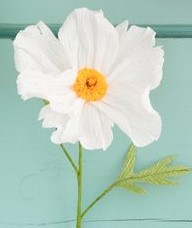
#> input picture flower.jpg, 192 x 228 px
$ python -i pysift.py   (imports and definitions only)
#> lines starting #> are read from the running program, lines starting #| are printed output that depends on the picture
#> further down, picture is the input picture: shape (228, 192, 3); mean B, G, R 193.1, 205.8, 184
from numpy import all, any, array, arctan2, cos, sin, exp, dot, log, logical_and, roll, sqrt, stack, trace, \
    unravel_index, pi, deg2rad, rad2deg, where, zeros, floor, full, nan, isnan, round, float32
from numpy.linalg import det, lstsq, norm
from cv2 import resize, GaussianBlur, subtract, KeyPoint, INTER_LINEAR, INTER_NEAREST
from functools import cmp_to_key
import logging

logger = logging.getLogger(__name__)
float_tolerance = 1e-7


def computeKeypointsAndDescriptors(image, sigma=1.6, num_intervals=3, assumed_blur=0.5, image_border_width=5):
#> called with sigma = 1.6, num_intervals = 3, assumed_blur = 0.5, image_border_width = 5
    image = image.astype('float32')
    base_image = generateBaseImage(image, sigma, assumed_blur)
    num_octaves = computeNumberOfOctaves(base_image.shape)
    gaussian_kernels = generateGaussianKernels(sigma, num_intervals)
    gaussian_images = generateGaussianImages(base_image, num_octaves, gaussian_kernels)
    dog_images = generateDoGImages(gaussian_images)
    keypoints = findScaleSpaceExtrema(gaussian_images, dog_images, num_intervals, sigma, image_border_width)
    keypoints = removeDuplicateKeypoints(keypoints)
    keypoints = convertKeypointsToInputImageSize(keypoints)
    descriptors = generateDescriptors(keypoints, gaussian_images)
    return keypoints, descriptors


def generateBaseImage(image, sigma, assumed_blur):
    # Generate base image from input image by upsampling by 2 in both directions and blurring

#> called with sigma = 1.6, assumed_blur = 0.5
    logger.debug('Generating base image...')
    image = resize(image, (0, 0), fx=2, fy=2, interpolation=INTER_LINEAR)
#> image: shape (456, 384, 3) float32
    sigma_diff = sqrt(max((sigma ** 2) - ((2 * assumed_blur) ** 2), 0.01))
    return GaussianBlur(image, (0, 0), sigmaX=sigma_diff,
                        sigmaY=sigma_diff)  # the image blur is now sigma instead of assumed_blur sigma function is used for DoG


def computeNumberOfOctaves(image_shape):
    # Compute number of octaves in image pyramid as function of base image shape (OpenCV default)

    return int(round(log(min(image_shape)) / log(2) - 1))


def generateGaussianKernels(sigma, num_intervals):
    # Generate list of gaussian kernels at which to blur the input image. Default values of sigma, intervals, and octaves follow section 3 of Lowe's paper.

#> called with sigma = 1.6, num_intervals = 3
    logger.debug('Generating scales...')
    num_images_per_octave = num_intervals + 3
    k = 2 ** (1. / num_intervals)
    gaussian_kernels = zeros(
        num_images_per_octave)  # scale of gaussian blur necessary to go from one blur scale to the next within an octave
    gaussian_kernels[0] = sigma

    for image_index in range(1, num_images_per_octave):
        sigma_previous = (k ** (image_index - 1)) * sigma
        sigma_total = k * sigma_previous
        gaussian_kernels[image_index] = sqrt(sigma_total ** 2 - sigma_previous ** 2)
    return gaussian_kernels


def generateGaussianImages(image, num_octaves, gaussian_kernels):
    # Generate scale-space pyramid of Gaussian images

#> called with num_octaves = 1, gaussian_kernels = array of shape (6,)
    logger.debug('Generating Gaussian images...')
    gaussian_images = []

    for octave_index in range(num_octaves):
        gaussian_images_in_octave = []
        gaussian_images_in_octave.append(image)  # first image in octave already has the correct blur
        for gaussian_kernel in gaussian_kernels[1:]:
            image = GaussianBlur(image, (0, 0), sigmaX=gaussian_kernel, sigmaY=gaussian_kernel)
            gaussian_images_in_octave.append(image)
        gaussian_images.append(gaussian_images_in_octave)
        octave_base = gaussian_images_in_octave[-3]
        image = resize(octave_base, (int(octave_base.shape[1] / 2), int(octave_base.shape[0] / 2)),
                       interpolation=INTER_NEAREST)
#> this loop made 1 pass
#> pass 1, in generateGaussianImages, `octave_base = gaussian_images_in_octave[-3]`:
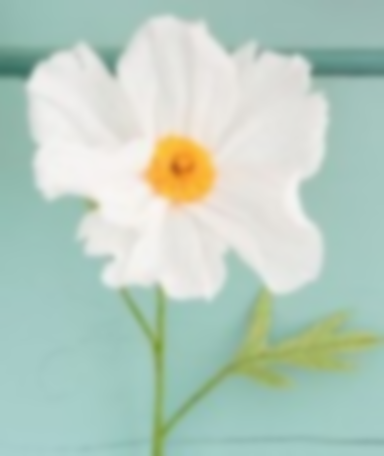
#> octave_base: shape (456, 384, 3) float32; mean of channels 0, 1, 2 193.1, 205.8, 184; drawn as B, G, R
#> after the loop, gaussian_images = 1 item
    return array(gaussian_images, dtype=object)


def generateDoGImages(gaussian_images):
    # Generate Difference-of-Gaussians image pyramid

    logger.debug('Generating Difference-of-Gaussian images...')
    dog_images = []

    for gaussian_images_in_octave in gaussian_images:
        dog_images_in_octave = []
        for first_image, second_image in zip(gaussian_images_in_octave, gaussian_images_in_octave[1:]):
            dog_images_in_octave.append(subtract(second_image,
                                                 first_image))  # ordinary subtraction will not work because the images are unsigned integers
        dog_images.append(dog_images_in_octave)
#> after the loop, dog_images = []
    return array(dog_images, dtype=object)


# Scale-space extrema related #

# [350 lines left out: functions findScaleSpaceExtrema, isPixelAnExtremum, localizeExtremumViaQuadraticFit, computeGradientAtCenterPixel, computeHessianAtCenterPixel, computeKeypointsWithOrientations and 5 more, not called in this run]

>>> import cv2
>>> picture = cv2.imread('flower.jpg')
#> (the run stopped early here; a loop or call above may not have finished)
